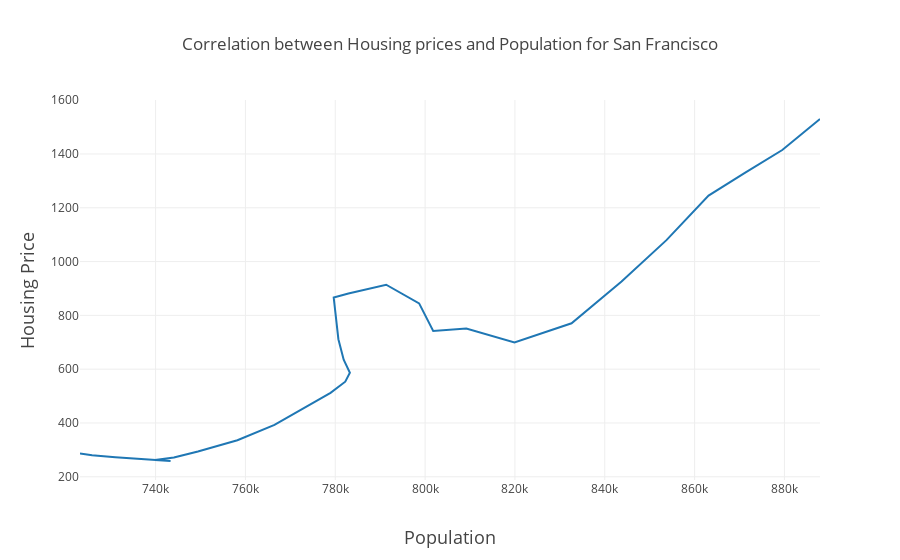

The code cell stored with this chart in its notebook:
### Markdown cell above
- Correlation plot unemployment and housing prices

### Code cell
data_plot = []


trace1 = go.Scatter(
    x=dataset[dataset.county == 'San Francisco'].population,
    y=dataset[dataset.county == 'San Francisco'].housing_price,
    name='Housing Price'
)
# trace2 = go.Scatter(
#     x=dataset.year.unique(),
#     y=dataset[dataset.county == 'San Francisco'].population,
#     name='Population Data',
#     yaxis='y2'
# )
data_plot = [trace1]
layout = go.Layout(
    title='Correlation between Housing prices and Population for San Francisco',
    yaxis=dict(
        title='Housing Price',
        titlefont=dict(
            size=18
        )
    ),
    xaxis=dict(
        title='Population',
        titlefont=dict(
            size=18
        )
    )
)
fig = go.Figure(data=data_plot, layout=layout)
iplot(fig, filename='multiple-axes-double')

### Figure 1 — Plotly figure (JSON) as saved in the notebook; plotly's stock layout.template omitted (floating-point values rounded to 4 significant figures)
{"data": [{"name": "Housing Price", "type": "scatter", "x": [723168, 725860, 731038, 742228, 743333, 739865, 744072, 749422, 758210, 766465, 778943, 782223, 783252, 781873, 780695, 779653, 782931, 791330, 798669, 801800, 809174, 819897, 832605, 843735, 853732, 863108, 871185, 879517, 887916], "y": [286.8, 279.9, 272.4, 261.3, 258.7, 262.5, 271.5, 293.9, 335.7, 392.8, 511.8, 553.4, 586.8, 634.9, 711.4, 866.3, 881.3, 914.0, 844.7, 742.0, 751.0, 699.6, 770.6, 926.3, 1080.0, 1246.0, 1330.0, 1415.0, 1530]}], "layout": {"title": "Correlation between Housing prices and Population for San Francisco", "xaxis": {"title": "Population", "titlefont": {"size": 18}}, "yaxis": {"title": "Housing Price", "titlefont": {"size": 18}}}}
